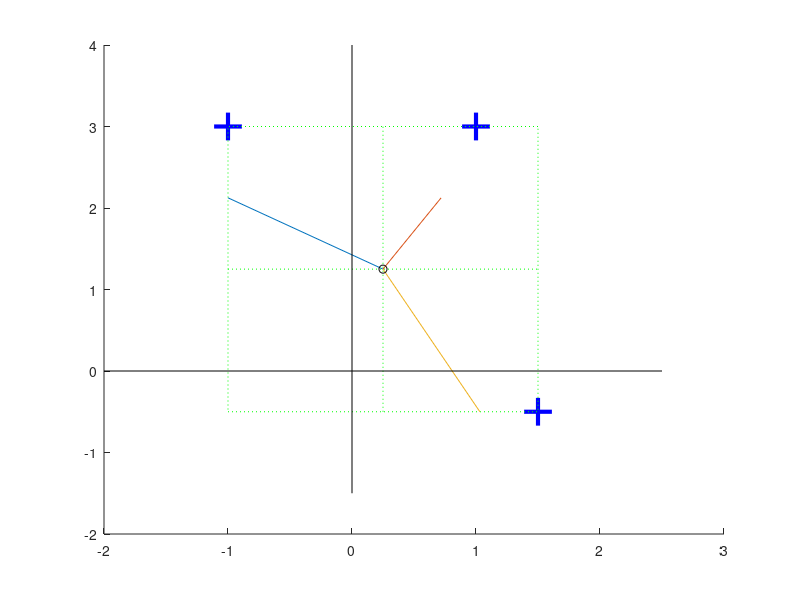

Write the MATLAB code that produced this figure.
function test_vect_norm_can_delete_later
peak_locs=[-1 3;1 3;1.5 -.5]; %neuron 1 = 1,4.  n2=3,1
norm_resp=[1; 1; 1];

loc_norm=1;

non_loc_norm=0;

%%% Location Noramlization
if loc_norm

% Calculate the peka center
BL=min(peak_locs); %bottom left
TR=max(peak_locs); %top right
peak_cent = min(peak_locs) + (max(peak_locs) - min(peak_locs)) /2;
% Subtract center to translate peak locations around it
peak_locs_TL = peak_locs - ones (size (peak_locs,1),1)*peak_cent;
% Calculate Left/Right Force Vectors
right_cent=peak_locs_TL(:,1)>0; %find everything pulling right
right_pull=sum(peak_locs_TL(right_cent,1)); %find total pull to the right
force_vectors(right_cent,1)=peak_locs_TL(right_cent,1)/right_pull; %make total pull to the right =1; 
left_pull=abs(sum(peak_locs_TL(~right_cent,1))); %total left pull
force_vectors(~right_cent,1)=peak_locs_TL(~right_cent,1)/left_pull; %normalize left pull
% Calculate Up/Down Force Vectors
above_cent=peak_locs_TL(:,2)>0;
up_pull=sum(peak_locs_TL(above_cent,2));
down_pull=abs(sum(peak_locs_TL(~above_cent,2)));
force_vectors(above_cent,2)=peak_locs_TL(above_cent,2)/up_pull;
force_vectors(~above_cent,2)=peak_locs_TL(~above_cent,2)/down_pull;
% Scale to fit bounding box ... otherwise scaled to 1
force_scale=ones(size(force_vectors,1),1)* (max(peak_locs)-min(peak_locs))/2;
force_vectors=force_vectors .* force_scale;

x_vect= force_vectors(:,1).*norm_resp ;
y_vect= force_vectors(:,2).*norm_resp ;

x_sum=sum(x_vect) + peak_cent(1);
y_sum=sum(y_vect) + peak_cent(2);

figure
hold on
plot (peak_locs(:,1),peak_locs(:,2),'+b','MarkerSize',20,'LineWidth',3) %plot neuron tuning
plot ([BL(1),TR(1),TR(1),BL(1),BL(1)],[BL(2),BL(2),TR(2),TR(2),BL(2)],':g') %plot bounding box
plot ([peak_cent(1),BL(1);peak_cent(1),TR(1)],[BL(2),peak_cent(2);TR(2),peak_cent(2)],':g') %plot center of box
plot ([zeros(size(x_vect'));x_vect']+peak_cent(1),[zeros(size(y_vect')) ; y_vect']+peak_cent(2)) %plot vector contributions
plot (x_sum,y_sum,'ok') %plot location estimate
%%% add x and y axes
xax=xlim+[-1 1];
yax=ylim+[-1 1];
plot ([xax;0 0]',[0 0;yax]','k')
hold off

end

if non_loc_norm

%%% ABSOLUTE VALUE ON
% x_vect=norm_resp(:,:).*peak_locs(:,1) ./ sum(abs(norm_resp(:,:)))'; %Mx1, where M = reps*groups
% y_vect=norm_resp(:,:).*peak_locs(:,2) ./ sum(abs(norm_resp(:,:)))';

%%% ABSOLUTE VALUE OFF
x_vect=norm_resp(:,:).*peak_locs(:,1) ./ sum(norm_resp(:,:))'; %Mx1, where M = reps*groups
y_vect=norm_resp(:,:).*peak_locs(:,2) ./ sum(norm_resp(:,:))';

x_sum=sum(x_vect);
y_sum=sum(y_vect);

figure
hold on
plot (peak_locs(:,1),peak_locs(:,2),'+b','MarkerSize',20,'LineWidth',3) %plot neuron tuning

% plot (-peak_locs(:,1),-peak_locs(:,2),'+r','MarkerSize',20,'LineWidth',3) %plot inverted tuning
plot ([0 0 0;x_vect'],[0 0 0 ; y_vect']) %plot vector contributions
plot (x_sum,y_sum,'ok') %plot location estimate
xax=xlim+[-1 1];
yax=ylim+[-1 1];
plot ([xax;0 0]',[0 0;yax]','k')
hold off

end

%% test out location estimator on synthetic dataset
keyboard

%% Code Dump

%%%%%%%%%%%%%%%%% Figures for plotting location normalization

% %%% No translation, no scaling
% figure
% hold on
% plot (peak_locs(:,1) ,peak_locs(:,2) ,'+b','MarkerSize',20,'LineWidth',3) %plot neuron tuning
% plot ([BL(1),TR(1),TR(1),BL(1),BL(1)],  [BL(2),BL(2),TR(2),TR(2),BL(2)],':g') %plot bounding box
% plot ([peak_cent(1),BL(1);peak_cent(1),TR(1)],  [BL(2),peak_cent(2);TR(2),peak_cent(2)],  ':g') %plot center of box
% plot ([zeros(size(x_vect'));peak_locs(:,1)'],  [zeros(size(y_vect')) ; peak_locs(:,2)'] )
% %%% add x and y axes
% xax=xlim+[-1 1];
% yax=ylim+[-1 1];
% plot ([xax;0 0]',[0 0;yax]','k')
% hold off
% 
% %%% Translated, no scaling
% figure
% hold on
% plot (peak_locs(:,1) - peak_cent(1),peak_locs(:,2) - peak_cent(2),'+b','MarkerSize',20,'LineWidth',3) %plot neuron tuning
% plot ([BL(1),TR(1),TR(1),BL(1),BL(1)]-peak_cent(1),  [BL(2),BL(2),TR(2),TR(2),BL(2)]-peak_cent(2),':g') %plot bounding box
% plot ([peak_cent(1),BL(1);peak_cent(1),TR(1)]-peak_cent(1),  [BL(2),peak_cent(2);TR(2),peak_cent(2)]-peak_cent(2),  ':g') %plot center of box
% plot ([zeros(size(x_vect'));peak_locs(:,1)'-peak_cent(1)] ,  [zeros(size(y_vect')) ; peak_locs(:,2)'-peak_cent(2)] )
% % plot ([zeros(size(x_vect'));x_vect']+peak_cent(1),[zeros(size(y_vect')) ; y_vect']+peak_cent(2)) %plot vector contributions
% % plot (x_sum,y_sum,'ok') %plot location estimate
% %%% add x and y axes
% xax=xlim+[-1 1];
% yax=ylim+[-1 1];
% plot ([xax;0 0]',[0 0;yax]','k')
% hold off
% 
% %%% Translated and scaled
% figure
% hold on
% plot (peak_locs(:,1) - peak_cent(1),peak_locs(:,2) - peak_cent(2),'+b','MarkerSize',20,'LineWidth',3) %plot neuron tuning
% plot ([BL(1),TR(1),TR(1),BL(1),BL(1)]-peak_cent(1),  [BL(2),BL(2),TR(2),TR(2),BL(2)]-peak_cent(2),':g') %plot bounding box
% plot ([peak_cent(1),BL(1);peak_cent(1),TR(1)]-peak_cent(1),  [BL(2),peak_cent(2);TR(2),peak_cent(2)]-peak_cent(2),  ':g') %plot center of box
% plot ([zeros(size(x_vect'));x_vect'],[zeros(size(y_vect')) ; y_vect']) %plot vector contributions
% % plot (x_sum,y_sum,'ok') %plot location estimate
% %%% add x and y axes
% xax=xlim+[-1 1];
% yax=ylim+[-1 1];
% plot ([xax;0 0]',[0 0;yax]','k')
% hold off

